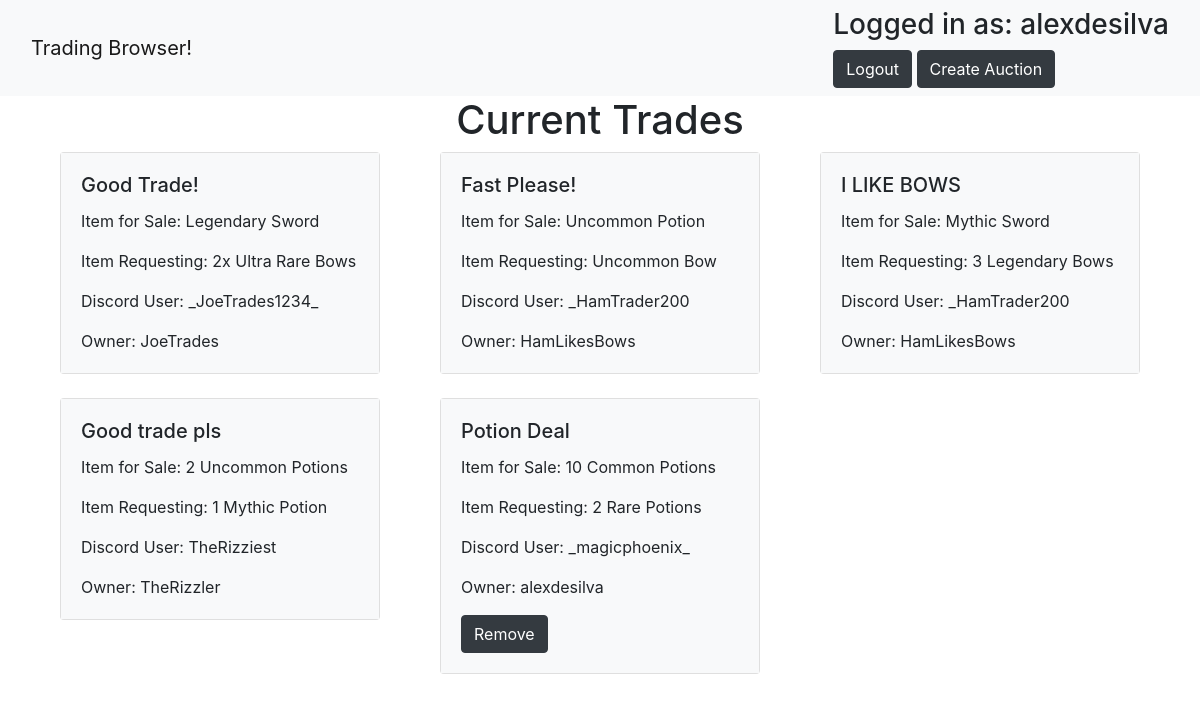
Page /Auction/ (signed in) on the committed database.
### AuctionApp/models.py (models this page shows)
class Trades(models.Model):
    ItemSell = models.CharField(null=False, max_length=30, default='')
    ItemBuy = models.CharField(null=False, max_length=30, default='')
    Title =  models.CharField(null=False, max_length=15, default='No Title')
    ForSale = models.BooleanField()
    ContactInfo = models.CharField(null=False, max_length=25, default='')
    user = models.ForeignKey(
        settings.AUTH_USER_MODEL,
        on_delete=models.CASCADE,
    )

### AuctionApp/views.py (the view)
def index(request):
    context = {}
    auctions = Trades.objects.all()
    context['auction_list'] = auctions
    return render(request, 'AuctionApp/auction_view.html', context=context)

### AuctionApp/templates/AuctionApp/auction_view.html (shortened to what this page needs)
<!DOCTYPE html>
<html lang="en">
    <head>
        {% load static %}
        <link rel="stylesheet" href="https://maxcdn.bootstrapcdn.com/bootstrap/4.5.2/css/bootstrap.min.css">
    </head>
<body>
<nav class="navbar navbar-light bg-light">
    <div class="container-fluid">
        <div class="navbar-header">
            <a class="navbar-brand" href="{% url 'AuctionApp:TradePage' %}">Trading Browser!</a>
        </div>
        <ul class="nav navbar-nav navbar-right">
            {% if user.is_authenticated %}
            <li>
                <h3>Logged in as: {{user.username}}</h2>
                <a href="{% url 'AuctionApp:logout' %}"><buttom class="btn btn-dark">Logout</buttom></a>
                <a href="{% url 'AuctionApp:createauction' %}"><button class="btn btn-dark">Create Auction</button></a>
            </li>
            {% else %}
            <li>
                <a href="{% url 'AuctionApp:registration' %}"><button class="btn btn-dark">Sign-Up</button></a>
                <a href="{% url 'AuctionApp:login' %}"><button class="btn btn-dark">Login</button></a>
            </li>
            {% endif %}
        </ul>
    </div>
</nav>
{% if user.is_authenticated %}
    <h1 class="text-center">Current Trades</h1>
    {% if auction_list %}
    <div class="container">
        <div class="card-deck">
            {% for auction in auction_list %}
            {% if auction.ForSale == True %}
                <div class="col-md-4 mb-4">
                    <div class="card">
                        <div class="card-body bg-light">
                            <h5 class="card-title">{{ auction.Title }}</h5>
                            <p class="card-text"> Item for Sale: {{ auction.ItemSell }}</p>
                            <p class="card-text"> Item Requesting: {{ auction.ItemBuy }}</p>
                            <p class="card-text"> Discord User: {{ auction.ContactInfo }}</p>
                            <p class="card-text">Owner: {{ auction.user }}</p>
                            {% if user.username|stringformat:"s" == auction.user|stringformat:"s" %}
                                <form action="{% url 'AuctionApp:removeauction' auction_id=auction.id %}" method="post">
                                    <button class="btn btn-dark" type="submit">Remove</button>
                                </form>
                            {% endif %}
                        </div>
                    </div>
                </div>
            {% endif %}
            {% endfor %}
        </div>
    </div>
    {% else %}
        Auctions dont exist aww
    {% endif %}
{% else %}
    <div class="d-flex min-vh-100 justify-content-center align-items-center">
        <h2 class="text-center"> Please login to view trades! </h2>
    </div>
{% endif %}
</body>

### rows in the picture
Trades: Title "Good Trade!", ItemSell "Legendary Sword", ItemBuy "2x Ultra Rare Bows", ContactInfo "_JoeTrades1234_", user "JoeTrades"
Trades: Title "Fast Please!", ItemSell "Uncommon Potion", ItemBuy "Uncommon Bow", ContactInfo "_HamTrader200", user "HamLikesBows"
Trades: Title "I LIKE BOWS", ItemSell "Mythic Sword", ItemBuy "3 Legendary Bows", ContactInfo "_HamTrader200", user "HamLikesBows"
Trades: Title "Good trade pls", ItemSell "2 Uncommon Potions", ItemBuy "1 Mythic Potion", ContactInfo "TheRizziest", user "TheRizzler"
Trades: Title "Potion Deal", ItemSell "10 Common Potions", ItemBuy "2 Rare Potions", ContactInfo "_magicphoenix_", user "alexdesilva", shows "Remove"

### other values in the picture
{{ user.username }} "alexdesilva"
